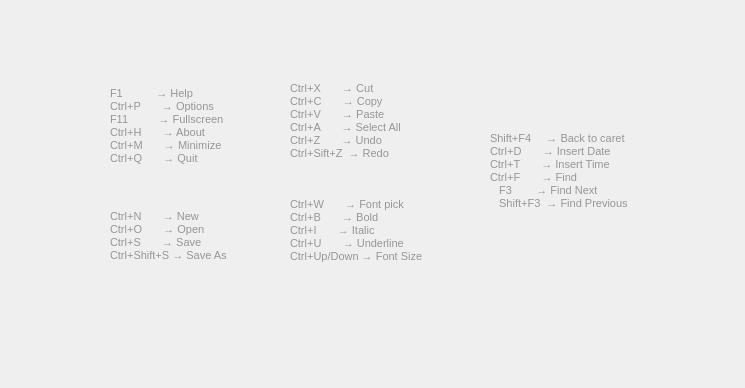
<ui version="4.0" >
 <class>HelpDialog</class>
 <widget class="QWidget" name="HelpDialog" >
  <property name="windowModality" >
   <enum>Qt::NonModal</enum>
  </property>
  <property name="geometry" >
   <rect>
    <x>0</x>
    <y>0</y>
    <width>745</width>
    <height>388</height>
   </rect>
  </property>
  <property name="windowTitle" >
   <string>Help</string>
  </property>
  <widget class="QFrame" name="frame" >
   <property name="geometry" >
    <rect>
     <x>0</x>
     <y>10</y>
     <width>721</width>
     <height>341</height>
    </rect>
   </property>
   <property name="styleSheet" >
    <string notr="true" >background-image: url(:/images/help.png);</string>
   </property>
   <property name="frameShape" >
    <enum>QFrame::NoFrame</enum>
   </property>
   <property name="frameShadow" >
    <enum>QFrame::Plain</enum>
   </property>
  </widget>
  <widget class="QLabel" name="label" >
   <property name="geometry" >
    <rect>
     <x>110</x>
     <y>70</y>
     <width>151</width>
     <height>111</height>
    </rect>
   </property>
   <property name="palette" >
    <palette>
     <active>
      <colorrole role="WindowText" >
       <brush brushstyle="SolidPattern" >
        <color alpha="255" >
         <red>150</red>
         <green>150</green>
         <blue>150</blue>
        </color>
       </brush>
      </colorrole>
     </active>
     <inactive>
      <colorrole role="WindowText" >
       <brush brushstyle="SolidPattern" >
        <color alpha="255" >
         <red>150</red>
         <green>150</green>
         <blue>150</blue>
        </color>
       </brush>
      </colorrole>
     </inactive>
     <disabled>
      <colorrole role="WindowText" >
       <brush brushstyle="SolidPattern" >
        <color alpha="255" >
         <red>119</red>
         <green>119</green>
         <blue>119</blue>
        </color>
       </brush>
      </colorrole>
     </disabled>
    </palette>
   </property>
   <property name="font" >
    <font>
     <pointsize>8</pointsize>
    </font>
   </property>
   <property name="styleSheet" >
    <string notr="true" />
   </property>
   <property name="text" >
    <string>F1           → Help
Ctrl+P       → Options
F11          → Fullscreen
Ctrl+H       → About
Ctrl+M       → Minimize
Ctrl+Q       → Quit</string>
   </property>
   <property name="wordWrap" >
    <bool>true</bool>
   </property>
  </widget>
  <widget class="QLabel" name="label_3" >
   <property name="geometry" >
    <rect>
     <x>290</x>
     <y>80</y>
     <width>131</width>
     <height>81</height>
    </rect>
   </property>
   <property name="palette" >
    <palette>
     <active>
      <colorrole role="WindowText" >
       <brush brushstyle="SolidPattern" >
        <color alpha="255" >
         <red>150</red>
         <green>150</green>
         <blue>150</blue>
        </color>
       </brush>
      </colorrole>
     </active>
     <inactive>
      <colorrole role="WindowText" >
       <brush brushstyle="SolidPattern" >
        <color alpha="255" >
         <red>150</red>
         <green>150</green>
         <blue>150</blue>
        </color>
       </brush>
      </colorrole>
     </inactive>
     <disabled>
      <colorrole role="WindowText" >
       <brush brushstyle="SolidPattern" >
        <color alpha="255" >
         <red>119</red>
         <green>119</green>
         <blue>119</blue>
        </color>
       </brush>
      </colorrole>
     </disabled>
    </palette>
   </property>
   <property name="font" >
    <font>
     <pointsize>8</pointsize>
    </font>
   </property>
   <property name="text" >
    <string>Ctrl+X       → Cut
Ctrl+C       → Copy
Ctrl+V       → Paste
Ctrl+A       → Select All
Ctrl+Z       → Undo
Ctrl+Sift+Z  → Redo</string>
   </property>
  </widget>
  <widget class="QLabel" name="label_4" >
   <property name="geometry" >
    <rect>
     <x>290</x>
     <y>190</y>
     <width>141</width>
     <height>81</height>
    </rect>
   </property>
   <property name="palette" >
    <palette>
     <active>
      <colorrole role="WindowText" >
       <brush brushstyle="SolidPattern" >
        <color alpha="255" >
         <red>150</red>
         <green>150</green>
         <blue>150</blue>
        </color>
       </brush>
      </colorrole>
      <colorrole role="Text" >
       <brush brushstyle="SolidPattern" >
        <color alpha="255" >
         <red>232</red>
         <green>232</green>
         <blue>232</blue>
        </color>
       </brush>
      </colorrole>
     </active>
     <inactive>
      <colorrole role="WindowText" >
       <brush brushstyle="SolidPattern" >
        <color alpha="255" >
         <red>150</red>
         <green>150</green>
         <blue>150</blue>
        </color>
       </brush>
      </colorrole>
      <colorrole role="Text" >
       <brush brushstyle="SolidPattern" >
        <color alpha="255" >
         <red>232</red>
         <green>232</green>
         <blue>232</blue>
        </color>
       </brush>
      </colorrole>
     </inactive>
     <disabled>
      <colorrole role="WindowText" >
       <brush brushstyle="SolidPattern" >
        <color alpha="255" >
         <red>119</red>
         <green>119</green>
         <blue>119</blue>
        </color>
       </brush>
      </colorrole>
      <colorrole role="Text" >
       <brush brushstyle="SolidPattern" >
        <color alpha="255" >
         <red>119</red>
         <green>119</green>
         <blue>119</blue>
        </color>
       </brush>
      </colorrole>
     </disabled>
    </palette>
   </property>
   <property name="font" >
    <font>
     <pointsize>8</pointsize>
    </font>
   </property>
   <property name="text" >
    <string>Ctrl+W       → Font pick
Ctrl+B       → Bold
Ctrl+I       → Italic
Ctrl+U       → Underline
Ctrl+Up/Down → Font Size</string>
   </property>
  </widget>
  <widget class="QLabel" name="label_2" >
   <property name="geometry" >
    <rect>
     <x>110</x>
     <y>190</y>
     <width>161</width>
     <height>91</height>
    </rect>
   </property>
   <property name="palette" >
    <palette>
     <active>
      <colorrole role="WindowText" >
       <brush brushstyle="SolidPattern" >
        <color alpha="255" >
         <red>150</red>
         <green>150</green>
         <blue>150</blue>
        </color>
       </brush>
      </colorrole>
     </active>
     <inactive>
      <colorrole role="WindowText" >
       <brush brushstyle="SolidPattern" >
        <color alpha="255" >
         <red>150</red>
         <green>150</green>
         <blue>150</blue>
        </color>
       </brush>
      </colorrole>
     </inactive>
     <disabled>
      <colorrole role="WindowText" >
       <brush brushstyle="SolidPattern" >
        <color alpha="255" >
         <red>119</red>
         <green>119</green>
         <blue>119</blue>
        </color>
       </brush>
      </colorrole>
     </disabled>
    </palette>
   </property>
   <property name="font" >
    <font>
     <pointsize>8</pointsize>
    </font>
   </property>
   <property name="styleSheet" >
    <string notr="true" />
   </property>
   <property name="text" >
    <string>Ctrl+N       → New
Ctrl+O       → Open
Ctrl+S       → Save
Ctrl+Shift+S → Save As</string>
   </property>
   <property name="wordWrap" >
    <bool>true</bool>
   </property>
  </widget>
  <widget class="QLabel" name="label_5" >
   <property name="geometry" >
    <rect>
     <x>490</x>
     <y>110</y>
     <width>171</width>
     <height>121</height>
    </rect>
   </property>
   <property name="palette" >
    <palette>
     <active>
      <colorrole role="WindowText" >
       <brush brushstyle="SolidPattern" >
        <color alpha="255" >
         <red>150</red>
         <green>150</green>
         <blue>150</blue>
        </color>
       </brush>
      </colorrole>
     </active>
     <inactive>
      <colorrole role="WindowText" >
       <brush brushstyle="SolidPattern" >
        <color alpha="255" >
         <red>150</red>
         <green>150</green>
         <blue>150</blue>
        </color>
       </brush>
      </colorrole>
     </inactive>
     <disabled>
      <colorrole role="WindowText" >
       <brush brushstyle="SolidPattern" >
        <color alpha="255" >
         <red>119</red>
         <green>119</green>
         <blue>119</blue>
        </color>
       </brush>
      </colorrole>
     </disabled>
    </palette>
   </property>
   <property name="font" >
    <font>
     <pointsize>8</pointsize>
    </font>
   </property>
   <property name="text" >
    <string>Shift+F4     → Back to caret
Ctrl+D       → Insert Date
Ctrl+T       → Insert Time
Ctrl+F       → Find
   F3        → Find Next
   Shift+F3  → Find Previous</string>
   </property>
  </widget>
 </widget>
 <resources>
  <include location="../resource/textroom.qrc" />
 </resources>
 <connections/>
</ui>
